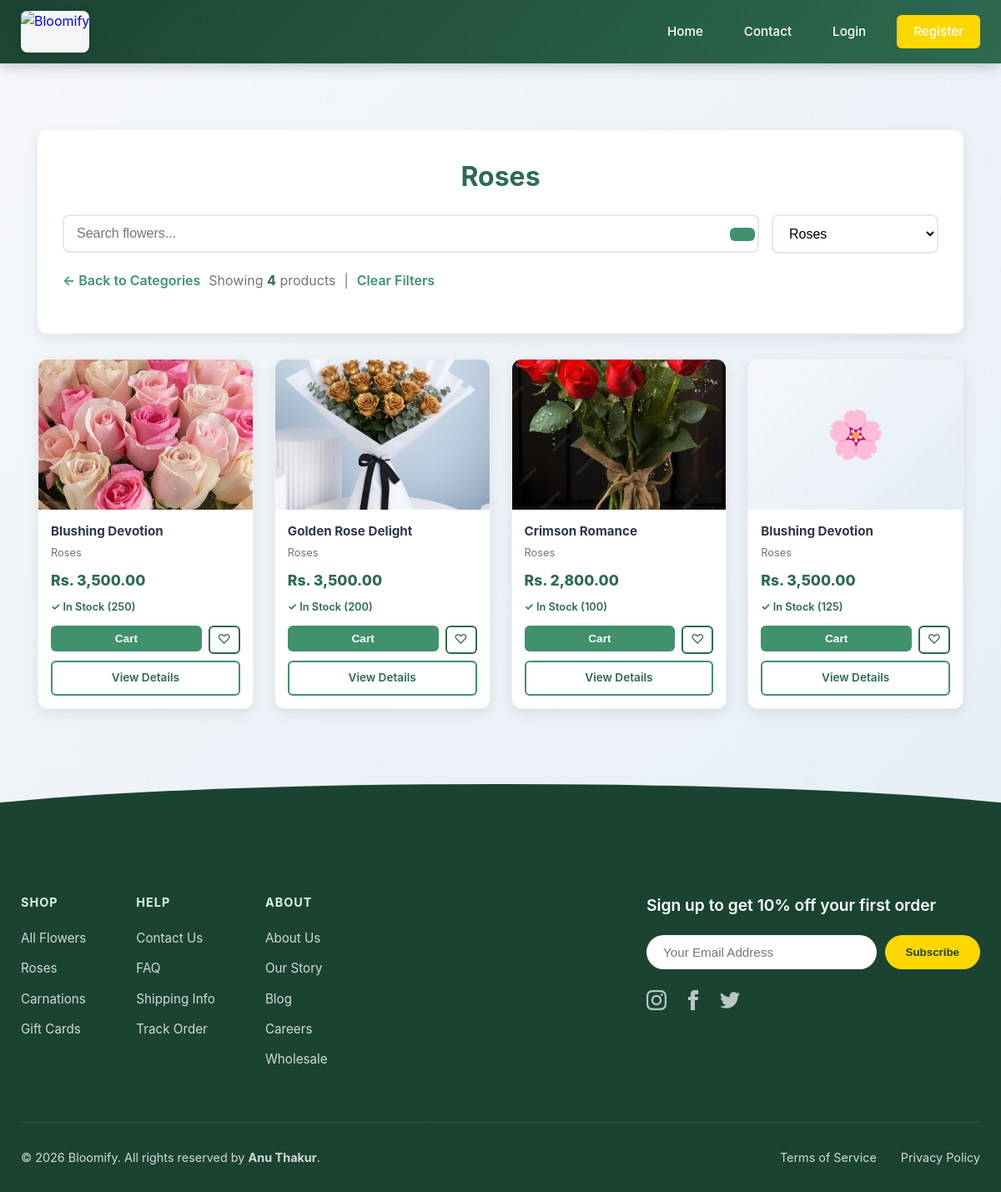
/products.php?category=1, run on an earlier commit of the app's database.
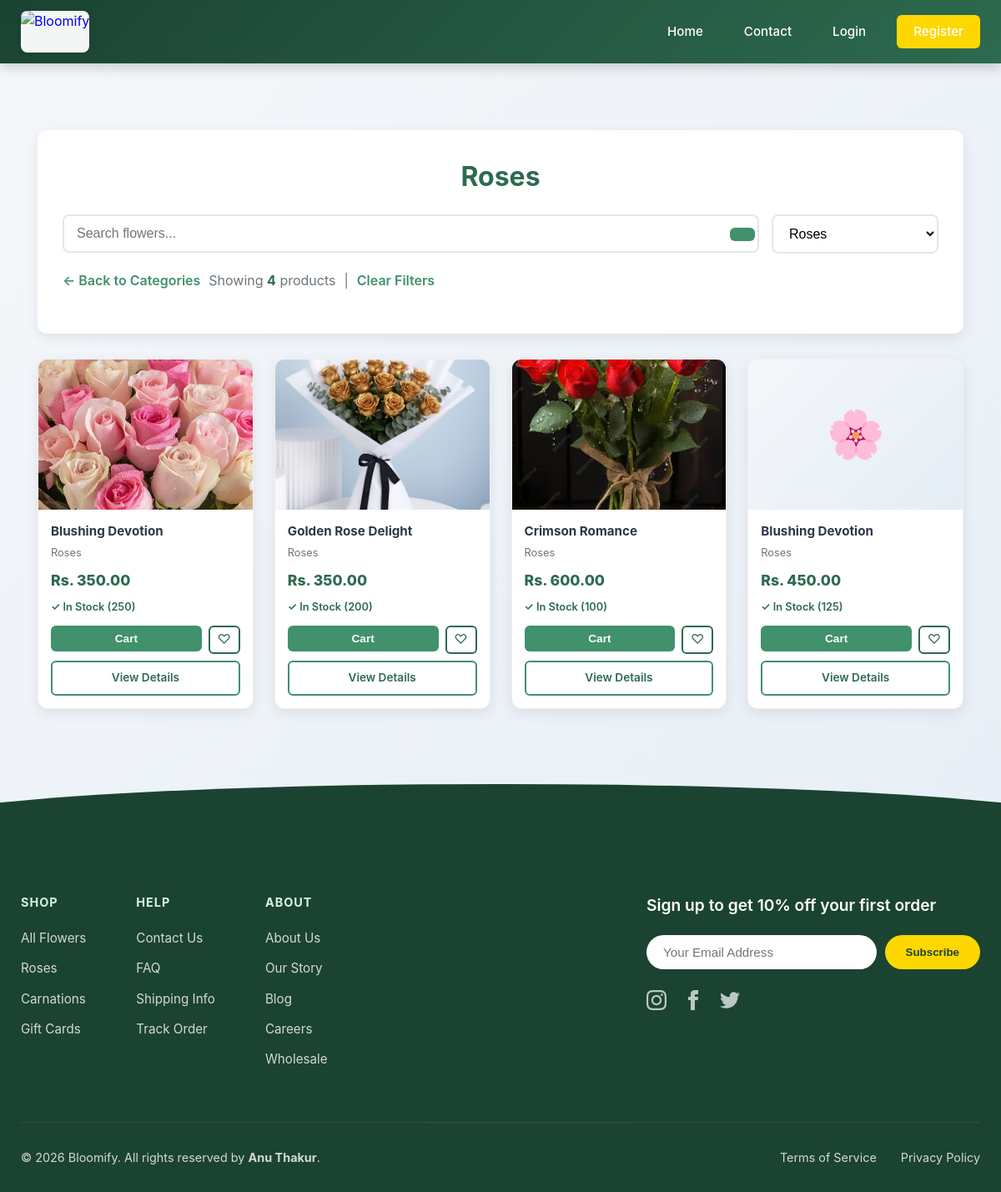
And on a later commit of the database.
### tables this page shows
CREATE TABLE `products` (
  `id` int(11) NOT NULL,
  `category_id` int(11) DEFAULT NULL,
  `name` varchar(200) NOT NULL,
  `description` text DEFAULT NULL,
  `price` decimal(10,2) NOT NULL,
  `discount_percentage` int(11) DEFAULT 0 CHECK (`discount_percentage` >= 0 and `discount_percentage` <= 100),
  `stock` int(11) NOT NULL DEFAULT 0,
  `stock_quantity` int(11) DEFAULT 0,
  `image` varchar(255) DEFAULT NULL,
  `status` enum('active','inactive') DEFAULT 'active',
  `created_at` timestamp NOT NULL DEFAULT current_timestamp(),
  `updated_at` timestamp NOT NULL DEFAULT current_timestamp() ON UPDATE current_timestamp()
);

CREATE TABLE `categories` (
  `id` int(11) NOT NULL,
  `name` varchar(100) NOT NULL,
  `description` text DEFAULT NULL,
  `image` varchar(255) DEFAULT NULL,
  `created_at` timestamp NOT NULL DEFAULT current_timestamp()
);

### includes/functions.php (called while the page is built, shortened)
<?php
function isLoggedIn() {
    return isset($_SESSION['user_id']);
}
?>

### products.php (the view, shortened to what the changed rows need)
<?php
require_once __DIR__ . '/includes/header.php';
$search = isset($_GET['search']) ? sanitize($_GET['search']) : '';
$category_id = isset($_GET['category']) ? (int)$_GET['category'] : 0;
$sql = "SELECT p.id, p.name, p.price, p.discount_percentage, p.stock, p.stock_quantity, p.image, p.status, p.category_id, c.name as category_name
        FROM products p
        LEFT JOIN categories c ON p.category_id = c.id
        WHERE p.status = 'active'";
$params = [];
$types = '';
if ($category_id > 0) {
    $sql .= " AND p.category_id = ?";
    $params[] = $category_id;
    $types .= "i";
}
$sql .= " ORDER BY p.id DESC";
$stmt = $conn->prepare($sql);
if (!empty($params)) {
    $stmt->bind_param($types, ...$params);
}
$stmt->execute();
$products = $stmt->get_result();
?>
<div class="products-container">
    <div class="products-header">
        <h1 class="products-title">
            <?php if (!empty($search)): ?>
                Search Results for "<?php echo htmlspecialchars($search); ?>"
            <?php elseif ($category_id > 0): ?>
                <?php
                $cat_stmt = $conn->prepare("SELECT name FROM categories WHERE id = ?");
                $cat_stmt->bind_param("i", $category_id);
                $cat_stmt->execute();
                $cat = $cat_stmt->get_result()->fetch_assoc();
                echo htmlspecialchars($cat['name'] ?? 'Products');
                ?>
            <?php else: ?>
                All Products
            <?php endif; ?>
        </h1>
    </div>
    <?php if ($products->num_rows > 0): ?>
        <div class="product-grid">
            <?php while ($product = $products->fetch_assoc()): ?>
                <div class="product-card">
                    <div class="product-img">
                        <?php if (!empty($product['image'])): ?>
                            <img src="<?php echo SITE_URL; ?>/assets/images/<?php echo htmlspecialchars($product['image']); ?>" alt="<?php echo htmlspecialchars($product['name']); ?>" onerror="this.parentElement.innerHTML='🌸'">
                        <?php else: ?>
                            🌸
                        <?php endif; ?>
                    </div>
                    <div class="product-info">
                        <h3 class="product-name"><?php echo htmlspecialchars($product['name']); ?></h3>
                        <?php if (!empty($product['category_name'])): ?>
                            <div class="product-category"><?php echo htmlspecialchars($product['category_name']); ?></div>
                        <?php endif; ?>
                        <div class="product-price">
                            <?php
                            $original_price = $product['price'];
                            $discount = (int)($product['discount_percentage'] ?? 0);
                            $discounted_price = $original_price - ($original_price * $discount / 100);
                            ?>
                            <?php if ($discount > 0): ?>
                                <div style="display: flex; align-items: center; gap: 10px; flex-wrap: wrap;">
                                    <span style="text-decoration: line-through; color: #9ca3af; font-size: 0.9rem;">Rs. <?php echo number_format($original_price, 2); ?></span>
                                    <span style="color: #dc2626; font-weight: 800; font-size: 1.1rem;">Rs. <?php echo number_format($discounted_price, 2); ?></span>
                                    <span style="background: #dc2626; color: white; padding: 3px 6px; border-radius: 4px; font-size: 0.75rem; font-weight: 700;"><?php echo $discount; ?>% OFF</span>
                                </div>
                            <?php else: ?>
                                <span style="color: #2d6a4f; font-weight: 800; font-size: 1.1rem;">Rs. <?php echo number_format($original_price, 2); ?></span>
                            <?php endif; ?>
                        </div>
                        <div class="product-stock">
                            <?php
                            $stock_qty = (int)($product['stock'] ?? $product['stock_quantity'] ?? 0);
                            if ($stock_qty > 0): ?>
                                <span style="color: #2d6a4f; font-weight: 600;">✓ In Stock (<?php echo $stock_qty; ?>)</span>
                            <?php else: ?>
                                <span style="color: #d90429; font-weight: 600;">✕ Out of Stock</span>
                            <?php endif; ?>
                        </div>
                        <div style="display: flex; flex-direction: column; gap: 8px; margin-top: auto;">
                            <div style="display: flex; gap: 8px;">
                                <form method="POST" action="add-to-cart.php" style="flex: 1; margin: 0;">
                                    <button type="submit" name="add_to_cart" style="width: 100%; padding: 8px; background: #40916c; color: white; border: none; border-radius: 6px; font-weight: 600; cursor: pointer; font-size: 0.85rem;"> Cart</button>
                                </form>
                                <?php if (isLoggedIn()): ?>
                                    <?php
                                    $check_sql = "SELECT id FROM wishlist WHERE user_id = ? AND product_id = ?";
                                    $check_stmt = $conn->prepare($check_sql);
                                    $check_stmt->bind_param("ii", $_SESSION['user_id'], $product['id']);
                                    $check_stmt->execute();
                                    $in_wishlist = $check_stmt->get_result()->num_rows > 0;
                                    ?>
                                    <form method="POST" action="wishlist-action.php" style="margin: 0;">
                                        <input type="hidden" name="product_id" value="<?php echo $product['id']; ?>">
                                        <input type="hidden" name="action" value="<?php echo $in_wishlist ? 'remove' : 'add'; ?>">
                                        <button type="submit" style="width: 38px; height: 34px; background: <?php echo $in_wishlist ? '#fee2e2' : 'white'; ?>; color: <?php echo $in_wishlist ? '#d90429' : '#2d6a4f'; ?>; border: 2px solid <?php echo $in_wishlist ? '#d90429' : '#2d6a4f'; ?>; border-radius: 6px; cursor: pointer; font-size: 1rem; display: flex; align-items: center; justify-content: center; transition: all 0.3s;">
                                            <?php echo $in_wishlist ? '❤️' : '♡'; ?>
                                        </button>
                                    </form>
                                <?php else: ?>
                                    <a href="login.php" style="width: 38px; height: 34px; background: white; color: #2d6a4f; border: 2px solid #2d6a4f; border-radius: 6px; display: flex; align-items: center; justify-content: center; font-size: 1rem; text-decoration: none;">♡</a>
                                <?php endif; ?>
                            </div>
                            <a href="product-details.php?id=<?php echo $product['id']; ?>" style="width: 100%; padding: 8px; background: white; color: #2d6a4f; border: 2px solid #40916c; border-radius: 6px; font-weight: 600; text-align: center; text-decoration: none; font-size: 0.85rem; display: block; box-sizing: border-box;">View Details</a>
                        </div>
                    </div>
                </div>
            <?php endwhile; ?>
        </div>
    <?php endif; ?>
</div>
<?php require_once __DIR__ . '/includes/footer.php'; ?>

What changed in the data, as far as the page shows it:
changed products (number 1 of 4 on the later page): price "3,500.00" → "350.00"
changed products "Golden Rose Delight": price "3,500.00" → "350.00"
changed products "Crimson Romance": price "2,800.00" → "600.00"
changed products (number 4 of 4 on the later page): price "3,500.00" → "450.00"
